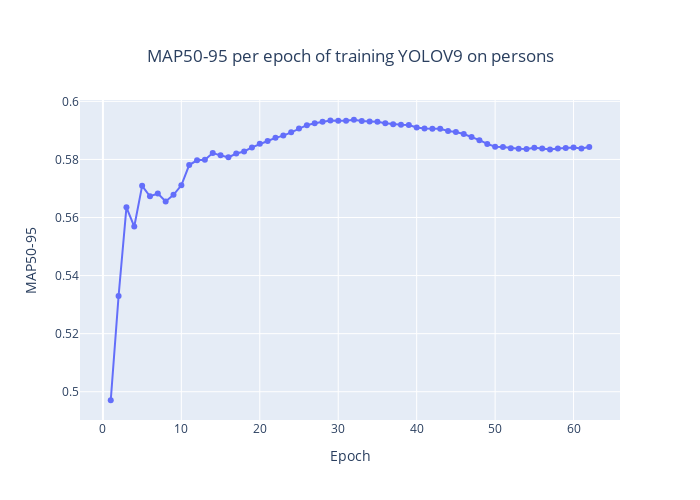

Notebook code cell kept with this figure:
### Code cell
vallossplot(y9traindf)

### Figure 1 — Plotly figure (JSON) as saved in the notebook; plotly's stock layout.template omitted (floating-point values rounded to 4 significant figures)
{"data": [{"mode": "lines+markers", "name": "Validation Box Loss", "x": [1, 2, 3, 4, 5, 6, 7, 8, 9, 10, 11, 12, 13, 14, 15, 16, 17, 18, 19, 20, 21, 22, 23, 24, 25, 26, 27, 28, 29, 30, 31, 32, 33, 34, 35, 36, 37, 38, 39, 40, 41, 42, 43, 44, 45, 46, 47, 48, 49, 50, 51, 52, 53, 54, 55, 56, 57, 58, 59, 60, 61, 62], "y": [0.4971, 0.533, 0.5635, 0.5569, 0.5709, 0.5673, 0.5683, 0.5655, 0.5678, 0.5711, 0.5781, 0.5797, 0.5799, 0.5822, 0.5814, 0.5807, 0.582, 0.5827, 0.5841, 0.5854, 0.5864, 0.5874, 0.5882, 0.5893, 0.5907, 0.5918, 0.5924, 0.593, 0.5934, 0.5933, 0.5933, 0.5937, 0.5932, 0.5931, 0.593, 0.5925, 0.5921, 0.5919, 0.5919, 0.591, 0.5907, 0.5906, 0.5906, 0.5898, 0.5894, 0.5888, 0.5878, 0.5866, 0.5853, 0.5844, 0.5843, 0.5839, 0.5837, 0.5836, 0.584, 0.5837, 0.5834, 0.5837, 0.5839, 0.5841, 0.5838, 0.5843], "type": "scatter"}], "layout": {"title": {"text": "MAP50-95 per epoch of training YOLOV9 on persons", "x": 0.5, "xanchor": "center", "yanchor": "top"}, "yaxis": {"title": {"text": "MAP50-95"}, "range": [0, null]}, "xaxis": {"title": {"text": "Epoch"}}, "width": 700, "height": 500}}
